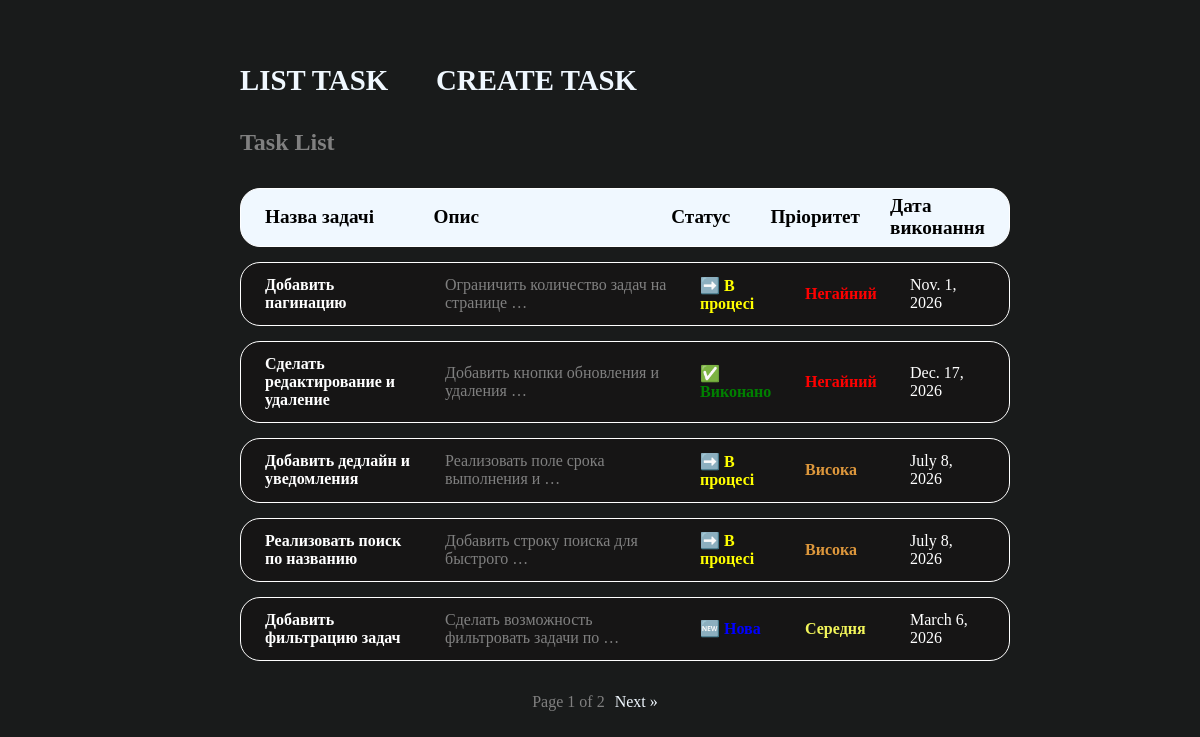
Before: / with the older database file.
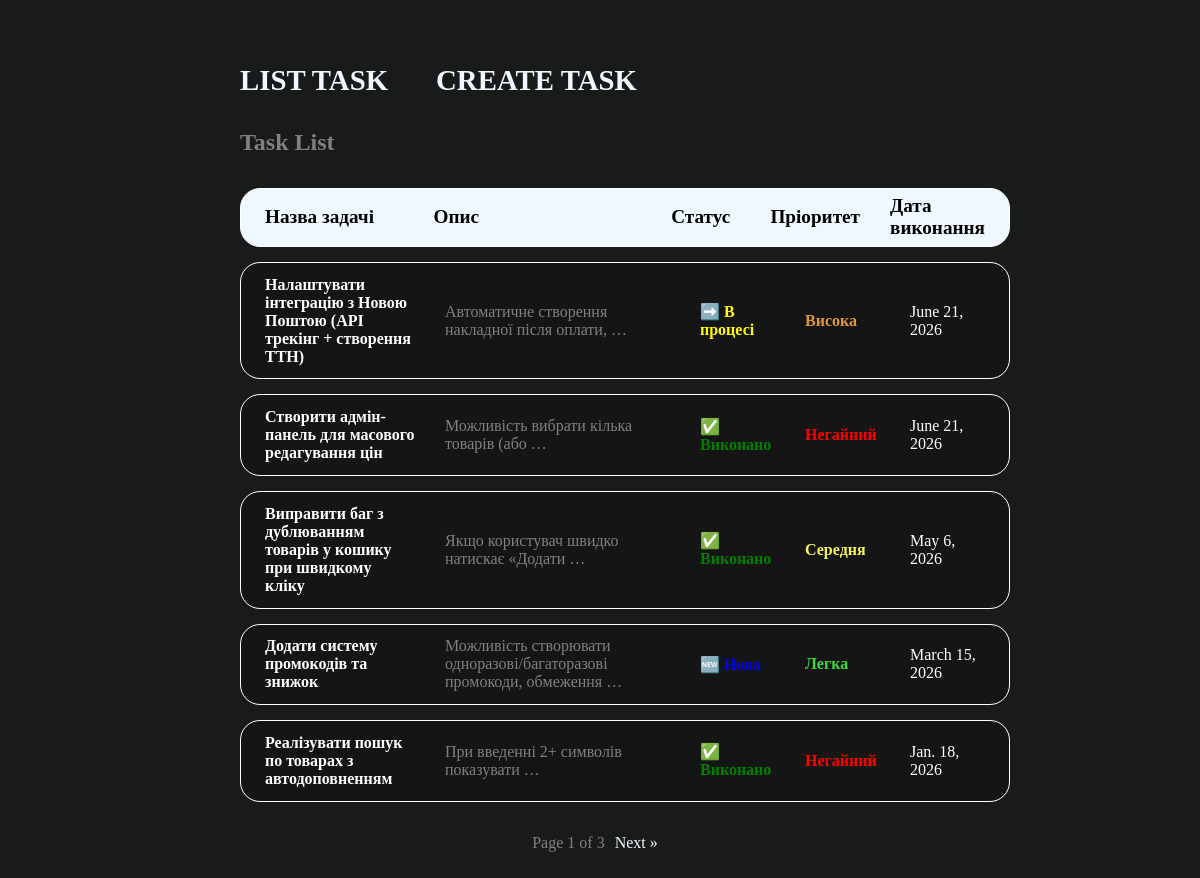
After: the same page with the newer database file.
### core/models.py (models this page shows, shortened)
class Task(models.Model):
    class Status(models.TextChoices):
        NEW = "new", "Нова"
        IN_PROGRESS = "in_progress", "В процесі"
        DONE = "done", "Виконано"
    class Priority(models.TextChoices):
        LOW = "low", "Легка"
        MEDIUM = "medium", "Середня"
        HIGH = "high", "Висока"
        IMMEDIATE = "immediate", "Негайний"
    title = models.CharField(max_length=255)
    description = models.TextField(blank=True)
    status = models.CharField(max_length=20, choices=Status.choices, default=Status.NEW)
    is_active = models.BooleanField(default=True)
    created_at = models.DateTimeField(auto_now_add=True)
    due_date = models.DateField(null=True, blank=True)
    priority = models.CharField(
        max_length=10, choices=Priority.choices, default=Priority.MEDIUM
    )

### core/views.py (the view)
# urls.py: path("", views.TaskListView.as_view(), name="task-list"),
class TaskListView(ListView):
    template_name = "core/list.html"
    context_object_name = "tasks"
    queryset = Task.objects.all().order_by("-created_at")
    paginate_by = 5
    extra_context = {"title": "Task List"}

### core/templates/core/list.html
{% extends 'base.html' %}
{% block content %}
<ul class="task-list">
    <li class="task header">
        <span class="title"> Назва задачі</span>
        <span class="description">Опис</span>
        <span class="status">Статус</span>
        <span class="priority">Пріоритет</span>
        <span class="date">Дата виконання</span>
    </li>
    {% for task in tasks %}
    <a href="{% url 'core:task-detail' task.id %}">
        <li class="task">
            <span class="title">{{ task.title }}</span>
            <span class="description">{{ task.description|truncatewords:5 }}</span>
            {% if task.status == 'done' %}
            <span class="status done">✅ {{ task.get_status_display }}</span>
            {% elif task.status == 'new' %}
            <span class="status new">🆕 {{ task.get_status_display }}</span>
            {% elif task.status == 'in_progress' %}
            <span class="status in_progress">➡️ {{ task.get_status_display }}</span>
            {% endif %}
            {% if task.priority == 'high' %}
            <span class="priority high">{{ task.get_priority_display }}</span>
            {% elif task.priority == 'medium' %}
            <span class="priority medium">{{ task.get_priority_display }}</span>
            {% elif task.priority == 'immediate' %}
            <span class="priority immediate">{{ task.get_priority_display }}</span>
            {% elif task.priority == 'low' %}
            <span class="priority low">{{ task.get_priority_display }}</span>
            {% endif %}
            <span class="date">{{ task.due_date }}</span>
        </li>
    </a>
    {% endfor %}
</ul>
{% endblock content %}

### templates/base.html (shortened to what this page needs)
{% load static %}
<!DOCTYPE html>
<html lang="en">
<head>
    <link rel="stylesheet" href="{% static 'core/css/style.css' %}" type="text/css">
</head>
<body>
    <main>
        <header>
            <ul>
                <li><a href="{% url 'core:task-list' %}">List Task</a></li>
                <li><a href="{% url 'core:task-create' %}">Create Task</a></li>
            </ul>
        </header>
        <h1>{{ title }}</h1>
        {% block content %}
        {% endblock content %}
        {% include "core/includes/pagination.html" %}
    </main>
</body>
</html>

### core/templates/core/includes/pagination.html (shortened to what this page needs)
<div class="pagination">
    {% if is_paginated %}
        <span>Page {{ page_obj.number }} of {{ page_obj.paginator.num_pages }}</span>
        {% if page_obj.has_next %}
            <a href="?page={{ page_obj.next_page_number }}">Next &raquo;</a>
        {% endif %}
    {% endif %}
</div>

### core/static/core/css/style.css (style rules this page uses)
body { margin: 0; padding: 0; box-sizing: border-box; color: aliceblue; }
a { text-decoration: none; }
ul { list-style: none; padding: 0; margin: 0 }
body { background-color: rgb(25, 27, 27); padding: 3rem 0; }
main { margin: 0 auto; max-width: 60vw; height: 100%; padding: 1rem; }
h1 { margin: 2rem 0; font-size: 1.5rem; color: grey; }
.task span { text-align: left; }
.title { flex: 2; font-weight: 700 }
.description { color: grey; flex: 3; }
.status, .priority, .date { flex: 1; }
.status, .priority { font-weight: 600; }
.status.done { color: green; }
.status.in_progress { color: yellow; }
.status.new { color: blue; }
.priority.high { color: rgb(221, 151, 60); }
.priority.medium { color: rgb(242, 245, 90); }
.priority.low { color: rgb(61, 218, 61); }
.priority.immediate { color: red; }
.pagination { display: flex; justify-content: center; align-items: center; margin-top: 2rem; }
.pagination span { color: grey; }

Changed rows visible on the page:
no longer on this page (row edited): Task: title "Добавить пагинацию", description "Ограничить количество задач на странице …", status "В процесі", priority "Негайний", due_date "Nov. 1, 2026"
no longer on this page (row edited): Task: title "Сделать редактирование и удаление", description "Добавить кнопки обновления и удаления …", status "Виконано", priority "Негайний", due_date "Dec. 17, 2026"
no longer on this page (row edited): Task: title "Добавить дедлайн и уведомления", description "Реализовать поле срока выполнения и …", status "В процесі", priority "Висока", due_date "July 8, 2026"
no longer on this page (row edited): Task: title "Реализовать поиск по названию", description "Добавить строку поиска для быстрого …", status "В процесі", priority "Висока", due_date "July 8, 2026"
no longer on this page (row edited): Task: title "Добавить фильтрацию задач", description "Сделать возможность фильтровать задачи по …", priority "Середня", due_date "March 6, 2026"
added Task: title "Налаштувати інтеграцію з Новою Поштою (API трекінг + створення ТТН)", description "Автоматичне створення накладної після оплати, …", status "В процесі", priority "Висока", due_date "June 21, 2026"
added Task: title "Створити адмін-панель для масового редагування цін", description "Можливість вибрати кілька товарів (або …", status "Виконано", priority "Негайний", due_date "June 21, 2026"
added Task: title "Виправити баг з дублюванням товарів у кошику при швидкому кліку", description "Якщо користувач швидко натискає «Додати …", status "Виконано", priority "Середня", due_date "May 6, 2026"
added Task: title "Додати систему промокодів та знижок", description "Можливість створювати одноразові/багаторазові промокоди, обмеження …", priority "Легка", due_date "March 15, 2026"
added Task: title "Реалізувати пошук по товарах з автодоповненням", description "При введенні 2+ символів показувати …", status "Виконано", priority "Негайний", due_date "Jan. 18, 2026"
Other visible differences:
{{ page_obj.paginator.num_pages }}: "2" → "3"
